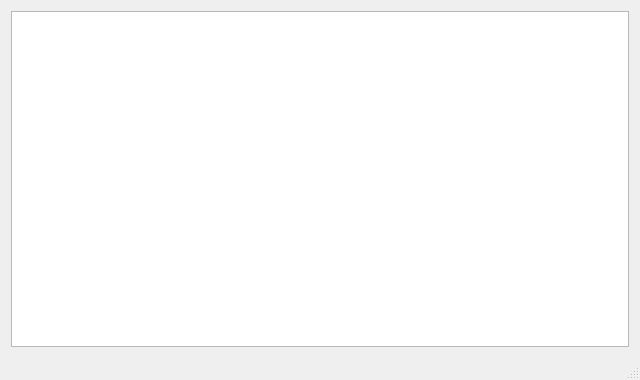
<?xml version="1.0" encoding="UTF-8"?>
<ui version="4.0">
 <class>MainWindow</class>
 <widget class="QMainWindow" name="MainWindow">
  <property name="geometry">
   <rect>
    <x>0</x>
    <y>0</y>
    <width>640</width>
    <height>380</height>
   </rect>
  </property>
  <property name="windowTitle">
   <string>DirViewer</string>
  </property>
  <widget class="QWidget" name="centralWidget">
   <property name="maximumSize">
    <size>
     <width>640</width>
     <height>444</height>
    </size>
   </property>
   <layout class="QHBoxLayout" name="horizontalLayout">
    <property name="sizeConstraint">
     <enum>QLayout::SetMaximumSize</enum>
    </property>
    <item>
     <widget class="QListWidget" name="listWidget"/>
    </item>
   </layout>
  </widget>
  <widget class="QStatusBar" name="statusBar"/>
 </widget>
 <layoutdefault spacing="6" margin="11"/>
 <resources/>
 <connections/>
</ui>
